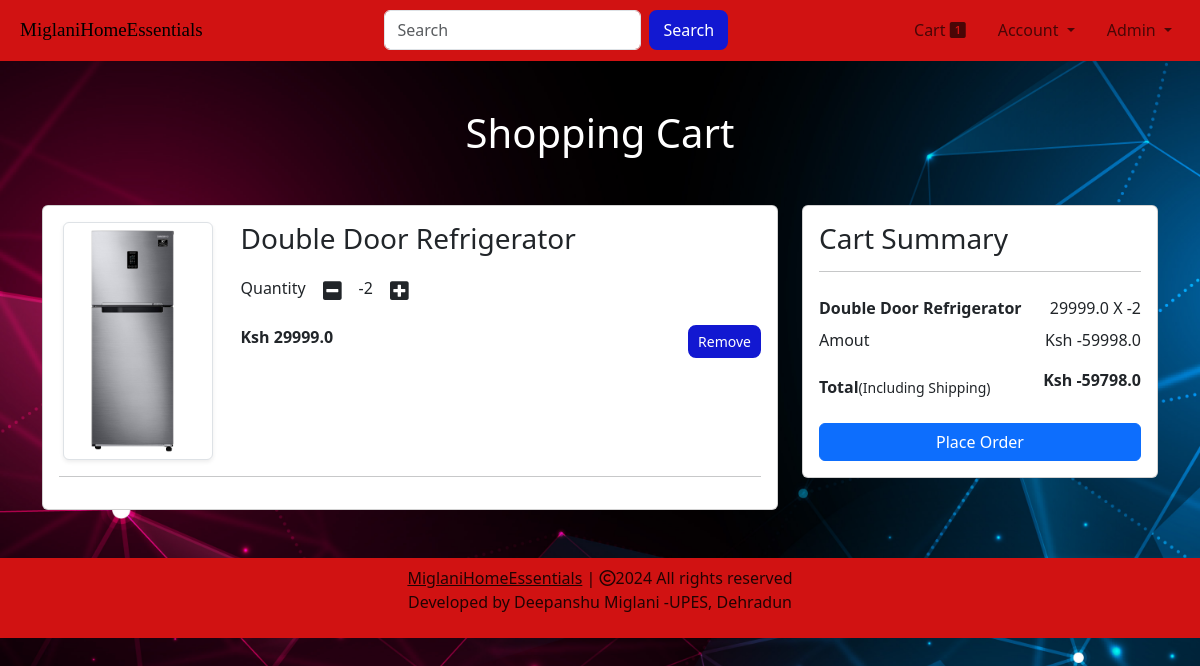
The page /cart (signed in) on the database its author committed.
### website/models.py (models this page shows, shortened)
class Cart(db.Model):
    id = db.Column(db.Integer, primary_key=True)
    quantity = db.Column(db.Integer, nullable=False)
    customer_link = db.Column(db.Integer, db.ForeignKey('customer.id'), nullable=False)
    product_link = db.Column(db.Integer, db.ForeignKey('product.id'), nullable=False)

class Product(db.Model):
    id = db.Column(db.Integer, primary_key=True)
    product_name = db.Column(db.String(100), nullable=False)
    current_price = db.Column(db.Float, nullable=False)
    previous_price = db.Column(db.Float, nullable=False)
    in_stock = db.Column(db.Integer, nullable=False)
    product_picture = db.Column(db.String(1000), nullable=False)
    flash_sale = db.Column(db.Boolean, default=False)
    date_added = db.Column(db.DateTime, default=datetime.utcnow)
    carts = db.relationship('Cart', backref=db.backref('product', lazy=True))
    orders = db.relationship('Order', backref=db.backref('product', lazy=True))

### website/views.py (the view)
@views.route('/cart')
@login_required
def show_cart():
    cart = Cart.query.filter_by(customer_link=current_user.id).all()
    amount = 0
    for item in cart:
        amount += item.product.current_price * item.quantity
    return render_template('cart.html', cart=cart, amount=amount, total=amount+200)

### website/__init__.py (called while the page is built)
def create_app():
    app = Flask(__name__)
    app.config['SECRET_KEY'] = 'hbnwdvbn ajnbsjn ahe'
    app.config['SQLALCHEMY_DATABASE_URI'] = f'sqlite:///{DB_NAME}'
    db.init_app(app)
    @app.errorhandler(404)
    def page_not_found(error):
        return render_template('404.html')
    login_manager = LoginManager()
    login_manager.init_app(app)
    login_manager.login_view = 'auth.login'
    @login_manager.user_loader
    def load_user(id):
        return Customer.query.get(int(id))
    from .views import views
    from .auth import auth
    from .admin import admin
    from .models import Customer, Cart, Product, Order
    app.register_blueprint(views, url_prefix='/') # localhost:5000/about-us
    app.register_blueprint(auth, url_prefix='/') # localhost:5000/auth/change-password
    app.register_blueprint(admin, url_prefix='/')
    return app

### website/templates/cart.html (shortened to what this page needs)
{% extends 'base.html' %}
{% block body %}
<div class="container my-5">
    <div class="row">
        {% if cart %}
        <h1 class="text-center mb-5" style="color: white;">Shopping Cart</h1>
        <div class="col-sm-8">
            <div class="card">
                <div class="card-body">
                    {% for item in cart %}
                    <div class="row">
                        <div class="col-sm-3 text-center align-self-center">
                            <img src="{{ item.product.product_picture }}" alt="" class="img-fluid img-thumbnail shadow-sm" height="150px" width="150px">
                        </div>
                        <div class="col-sm-9">
                            <div>
                                <h3>{{ item.product.product_name }}</h3>
                                <div class="my-3">
                                    <label for="quantity">Quantity</label>
                                    <a class="minus-cart btn" pid="{{item.id}}"><i class="fas fa-minus-square fa-lg"></i></a>
                                    <span id="quantity">{{ item.quantity }}</span>
                                    <a class="plus-cart btn " pid="{{ item.id }}"><i class="fas fa-plus-square fa-lg"></i></a>
                                </div>
                                <div class="d-flex justify-content-between">
                                    <p class="mb-0"><span><strong>Ksh {{ item.product.current_price }}</strong></span></p>
                                    <a href="" class="remove-cart btn btn-sm btn-secondary mr-3 " pid="{{item.id}}">Remove</a>
                                </div>
                            </div>
                        </div>
                    </div>
                    <hr>
                    {% endfor %}
                </div>
            </div>
        </div>
        <div class="col-sm-4">
            <div class="card">
                <div class="card-body">
                    <h3>Cart Summary </h3>
                    <hr color="black">
                    <ul class="list-group">
                        {% for item in cart %}
                        <li class="list-group-item d-flex justify-content-between align-items-center border-0 px-0 pb-0"><strong>{{item.product.product_name}}</strong><span id="amount">{{item.product.current_price}} X <span id="quantity{{item.id}}">{{ item.quantity}}</span></span></li>
                        {% endfor %}
                        <li class="list-group-item d-flex justify-content-between align-items-center border-0 px-0 pb-0">Amout <span>Ksh <span id="amount_tt">{{ amount }}</span></span></li>
                        <li class="list-group-item d-flex justify-content-between align-items-center border-0 px-0 mb-3">
                            <div style="margin-top: 15px;">
                                <strong>Total</strong><small>(Including Shipping)</small>
                            </div>
                            <span><strong>Ksh </strong><span id="totalamount"><strong>{{ total }}</strong></span></span>
                        </li>
                    </ul>
                    <div class="d-grid"><a href="/place-order" class="btn btn-primary">Place Order</a></div>
                </div>
            </div>
        </div>
        {% else %}
        <h1 class="text-center mb-5" style="color: white;">Your Cart is Empty</h1>
        {% endif %}
    </div>
</div>
{% endblock %}

### website/static/css/style.css (style rules this page uses)
.d-flex .btn { background: rgb(18, 24, 209); border: 2px solid rgb(18, 24, 209); border-radius: 8px; color: #fff; }

### website/templates/base.html (style rules this page uses)
body { background-image: url('/static/base.jpg'); background-size: cover; background-repeat: no-repeat; background-position: center center; }

### rows shown on the page
Cart: product.product_picture (picture), product.product_name "Double Door Refrigerator", quantity "-2", product.current_price "29999.0"

### other values the page prints
{{ amount }} "-59998.0"
{{ total }} "-59798.0"
